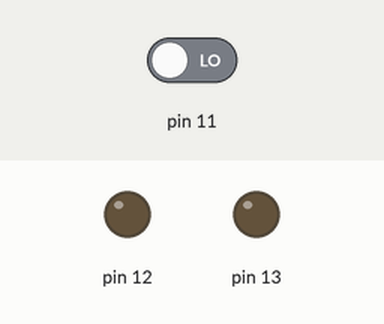
The sketch below on a simulated Arduino Uno, built with avr-gcc and run on an emulated ATmega328P. Shown: output pins drawn as LEDs (lit = HIGH). The inputs (shaded band) are chosen by the test bench; at power-on: pin 11 LOW.

Above: at 1.2 s.
1.3 s: pin 11 driven HIGH
At 1.4 s:
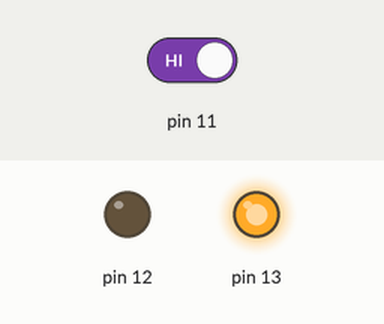
At 2.4 s:
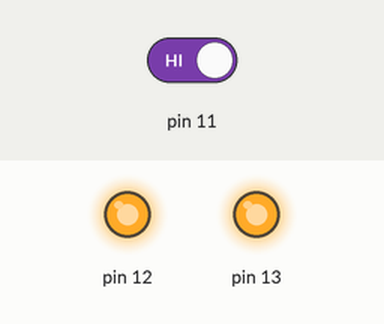
Timing chart, 0 to 4.3 s (numbered marks = the images above; inputs shaded):
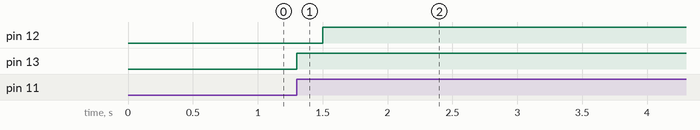

The sketch:

2Led_1Buton.ino
```cpp
// C++ code

int button1;
int led1;
int led2;

void setup()
{
  pinMode(13, OUTPUT);
  pinMode(12, OUTPUT);
  pinMode(11, INPUT);
}

void loop()
{
  button1 = digitalRead(11);
  led1 = digitalRead(13);
  led2 = digitalRead(12);

  if (button1 == 1){
    if (led1 == 0){
    digitalWrite(13, HIGH);
    }
    else if (led2 == 0){
    digitalWrite(12, HIGH);
    }
    delay(200);
    }
}
```

Measured:
- after the input at 1.3 s, pin 12: LOW → HIGH after 0.20 s; pin 13: LOW → HIGH at once
